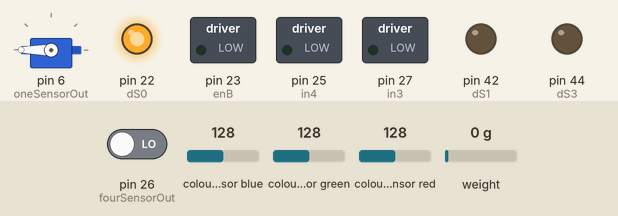
Simulated run of this sketch. Board: Arduino Mega 2560, built with avr-gcc and run on an emulated ATmega2560. Parts: servo, switched loads named in the sketch (green lamp = pin HIGH), output pins drawn as LEDs (lit = HIGH). Wiring (inferred from the names in the program): 3 × TCS3200 colour sensor: output pin 6, S2 pin 4, S3 pin 5, S0 pin 2, S1 pin 3 / output pin 11, S2 pin 9, S3 pin 10, S0 pin 7, S1 pin 8 / output pin 40, S2 pin 24, S3 pin 30, S0 pin 17, S1 pin 28. The inputs (shaded band) are chosen by the test bench; at power-on: pin 26 (fourSensorOut) LOW, colour sensor blue 128, colour sensor green 128, colour sensor red 128, weight on the scale 0 g. Pins used as bus, display or sensor lines are not drawn; what the sketch prints to the serial monitor is not drawn.

Above: at 3.5 s.
Timing chart, 0 to 10.4 s (numbered marks = the images above):
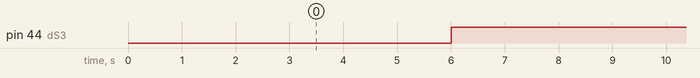

The sketch:

MERGED_FINAL_CODE_SCIENCE.ino
```cpp
//SPECTROSCOPY TEST
/*
    NITROGEN(N) RED
    Phosphorus(P) BLUE
    Potassium(K) PURPLE
    */
    //NITROGEN(N) RED,sensor01
    #define aS0 2
    #define aS1 3
    #define aS2 4
    #define aS3 5
    #define oneSensorOut 6
    //int led01=2;
    //int br01=50;

    //Phosphorus(P) BLUE,sensor 2
    #define bS0 7
    #define bS1 8
    #define bS2 9
    #define bS3 10
    #define twoSensorOut 11
    //int led02=3;
    //int br02=70;

    //Potassium(K) PURPLE,sensor 3
    #define cS0 17
    #define cS1 28
    #define cS2 38
    #define cS3 30
    #define threeSensorOut 40
    //int led03=4;
    //int br03=70;

    //sensor04,amino (A) blue
    #define dS0 22
    #define dS1 42
    #define dS2 24
    #define dS3 44
    #define fourSensorOut 26
    //int led04=5;
    //int br04=70;

    int frequency = 0;
     float R;
     float G;
     float B;
  signed int P ;

  //WATER CAPILLARY TEST
    int resval = 0;  // holds the value
    int respin = A0; // sensor pin used

  //load cell
  #include "HX711.h"

  #define DOUT  33
  #define CLK  32
  HX711 scale; //HX711 scale(7, 6);

  float calibration_factor = -761;
  float units;
  float ounces;

  //PUMP MOTOR
  #define enB 23
  #define in3 27
  #define in4 25

  //SERVO
  #include <Servo.h>
  Servo myservo;  // create servo object to control a servo


//  byte byteRead;
    char byteRead = Serial.read();

void setup() {
  // put your setup code here, to run once:
   //SPECTROSCOPY TEST
      pinMode(aS0, OUTPUT);
      pinMode(aS1, OUTPUT);
      pinMode(aS2, OUTPUT);
      pinMode(aS3, OUTPUT);
      pinMode(oneSensorOut, INPUT);
      //pinMode(led01,OUTPUT);
      //analogWrite(led01,br01);

      // Setting frequency-scaling to 20%
      digitalWrite(aS0,HIGH);
      digitalWrite(aS1,LOW);


      pinMode(bS0, OUTPUT);
      pinMode(bS1, OUTPUT);
      pinMode(bS2, OUTPUT);
      pinMode(bS3, OUTPUT);
      pinMode(twoSensorOut, INPUT);
      //pinMode(led02,OUTPUT);
      //analogWrite(led02,br02);

      // Setting frequency-scaling to 20%
      digitalWrite(bS0,HIGH);
      digitalWrite(bS1,LOW);

      pinMode(cS0, OUTPUT);
      pinMode(cS1, OUTPUT);
      pinMode(cS2, OUTPUT);
      pinMode(cS3, OUTPUT);
      pinMode(threeSensorOut, INPUT);
      //pinMode(led03,OUTPUT);
      //analogWrite(led03,br03);

      // Setting frequency-scaling to 20%
      digitalWrite(cS0,HIGH);
      digitalWrite(cS1,LOW);

      pinMode(dS0, OUTPUT);
      pinMode(dS1, OUTPUT);
      pinMode(dS2, OUTPUT);
      pinMode(dS3, OUTPUT);
      pinMode(fourSensorOut, INPUT);
     // pinMode(led04,OUTPUT);
      //analogWrite(led04,br04);
      digitalWrite(dS0,HIGH);
      digitalWrite(dS1,LOW);

      //load cell
       Serial.println("HX711 weighing");
       scale.set_scale(calibration_factor);

       scale.begin(DOUT, CLK);
       scale.set_scale();
       scale.tare();
       Serial.println("Readings:");

       //PUMP MOTOR
       pinMode(enB, OUTPUT);
       pinMode(in3, OUTPUT);
       pinMode(in4, OUTPUT);

       //SERVO
       myservo.attach(6);  // attaches the servo on pin 9 to the servo object
       myservo.write(180);

       Serial.begin(9600);
}

void loop() {
  // put your main code here, to run repeatedly:
//   Serial.print(byteRead);
spectro();
   while (Serial.available()) {
     char byteRead = Serial.read();
//       if(byteRead== 'a' ){
//          Serial.print(byteRead);
//          Serial.println();
//
//          Serial.println(byteRead);
//
//       }
        if(byteRead== 'c' ){
        for(int i=0;i<32766;i++){
          Serial.write(byteRead);
          //WATER CAPILLARY TEST
          Serial.print("Water capillary test reading= ");
          resval = analogRead(respin); //Read data from analog pin and store it to resval variable
          Serial.println(resval);
          delay(100);

          //PUMP MOTOR ON
            digitalWrite(in3,LOW);
            digitalWrite(in4,HIGH);
            analogWrite(enB,255);

            if(Serial.available()) {
              char i = Serial.read();
              if(i=='s'){
                break;
              }
            }
              delay(100);
            }
        }
       else if(byteRead== 'l' ){
          for(int i=0; i<32500; i++){
          Serial.write(byteRead);
          //load cell
          Serial.print("Reading:");
          units = scale.get_units(),10;

          ounces = units * 0.035274;
          Serial.print(units/1000);
          Serial.println(" grams");

          if(Serial.available()) {
              char i = Serial.read();
              if(i=='b'){
                break;
              }
            }

          delay(1000);

          }
       }
        else if(byteRead== 's' ){
            Serial.write(byteRead);
            digitalWrite(in3,LOW);
            digitalWrite(in4,LOW);
            analogWrite(enB,255);
        }
         else if(byteRead== 't' ){
            Serial.write(byteRead);
             myservo.write(90);// sets the servo position according to the scaled value
             delay(15); // waits for the servo to get there
         }
         else if(byteRead== 'p' ){
            Serial.print(byteRead);
            myservo.write(10);

         }
   }
}
void spectro() {
    //SPECTROSCOPY TEST
                  Serial.print("spectro one");//For  NITROGEN(N) RED
                  Serial.println();
                  // Setting red filtered photodiodes to be read
                  digitalWrite(aS2,LOW);
                  digitalWrite(aS3,LOW);
                  // Reading the output frequency
                  frequency = pulseIn(oneSensorOut, LOW);
                  // Printing the value on the serial monitor
                  Serial.print("R= ");//printing name
                  Serial.print(frequency);//printing RED color frequency
                  R=frequency;
                  Serial.print("  ");
                  delay(100);
                  // Setting Green filtered photodiodes to be read
                  digitalWrite(aS2,HIGH);
                  digitalWrite(aS3,HIGH);
                  // Reading the output frequency
                  frequency = pulseIn(oneSensorOut, LOW);
                  // Printing the value on the serial monitor
                  Serial.print("G= ");//printing name
                  Serial.print(frequency);//printing RED color frequency
                  G=frequency;
                  Serial.print("  ");
                  delay(100);
                  // Setting Blue filtered photodiodes to be read
                  digitalWrite(aS2,LOW);
                  digitalWrite(aS3,HIGH);
                  // Reading the output frequency
                  frequency = pulseIn(oneSensorOut, LOW);
                  // Printing the value on the serial monitor
                  Serial.print("B= ");//printing name
                  Serial.print(frequency);//printing RED color frequency
                  B=frequency;
                  Serial.println("  ");
                  delay(100);
                  P=R-B;
                  if(B<G&&B<R){

                     if (-1<P&&P<1){
                     Serial.println("Processing");
            //         Serial.println("Purple Opacity");
            //         Serial.print( abs((B+R)/P));

                     }else{
                    Serial.println("Processing");
            //         Serial.println("Blue Opacity");
            //  Serial.print(abs((B)/P));
              Serial.println();
                     }
                  }else if(G<B&&G<R){

                    Serial.println("Processing");
            //         Serial.println("Green Opacity ");
            //    Serial.print((abs(G-R)+abs(G-B))/2.0);
                 Serial.println();
                    }else if(R<B&&R<G){
                       if (-1<P && P<1){
                        Serial.println("Processing");
            //             Serial.println("Purple Opacity");
            //      Serial.print( abs((B+R)/P));
                   Serial.println();
                       } else{
                      Serial.println("NITROGEN DETECTED");
                       Serial.print("NITROGEN Opacity : ");
                Serial.print(abs(R*100/75));
                 Serial.println();
                      }

                    }else{
                      Serial.println("Processing");
                      }
                      delay(1000);

            Serial.println("  ");
            Serial.println("  ");


                  Serial.print("spectro two");//For Phosphorus(P) BLUE
                  Serial.println();
                       // Setting red filtered photodiodes to be read
                  digitalWrite(bS2,LOW);
                  digitalWrite(bS3,LOW);
                  // Reading the output frequency
                  frequency = pulseIn(twoSensorOut, LOW);
                  // Printing the value on the serial monitor
                  Serial.print("R= ");//printing name
                  Serial.print(frequency);//printing RED color frequency
                  R=frequency;
                  Serial.print("  ");
                  delay(100);
                  // Setting Green filtered photodiodes to be read
                  digitalWrite(bS2,HIGH);
                  digitalWrite(bS3,HIGH);
                  // Reading the output frequency
                  frequency = pulseIn(twoSensorOut, LOW);
                  // Printing the value on the serial monitor
                  Serial.print("G= ");//printing name
                  Serial.print(frequency);//printing RED color frequency
                  G=frequency;
                  Serial.print("  ");
                  delay(100);
                  // Setting Blue filtered photodiodes to be read
                  digitalWrite(bS2,LOW);
                  digitalWrite(bS3,HIGH);
                  // Reading the output frequency
                  frequency = pulseIn(twoSensorOut, LOW);
                  // Printing the value on the serial monitor
                  Serial.print("B= ");//printing name
                  Serial.print(frequency);//printing RED color frequency
                  B=frequency;
                  Serial.println("  ");
                  delay(100);
                  P=R-B;
                  if(B<G&&B<R){

                     if (-3<P&&P<3){
                     Serial.println("Processing");
            //         Serial.println("Purple Opacity");
            //         Serial.print( abs((B+R)/P));
                   Serial.println();

                     }else{
                    Serial.println("PHOSPHORUS DETECTED");
                     Serial.print("PHOSPHORUS Opacity : ");
             Serial.print(abs(B*100/75));
              Serial.println();
                    }
                  }else if(G<B&&G<R){

                    Serial.println("Processing");
            //         Serial.println("Green Opacity ");
            //    Serial.print((abs(G-R)+abs(G-B))/2.0);
                 Serial.println();
                    }else if(R<B&&R<G){
                       if (-3<P && P<3){
                        Serial.println("Processing");
            //             Serial.println("Purple Opacity");
            //      Serial.print( abs((B+R)/P));
                   Serial.println();
                       } else{
                      Serial.println("Processing");
            //           Serial.println("RED Opacity");
            //    Serial.print(abs(R/P));
                 Serial.println();
                      }

                    }else{
                      Serial.println("Processing");
                      }
                      delay(1000);


            Serial.println("  ");
            Serial.println("  ");


                  Serial.print("spectro three"); //  For  Potassium(K) PURPLE
                  Serial.println();
                       // Setting red filtered photodiodes to be read
                  digitalWrite(cS2,LOW);
                  digitalWrite(cS3,LOW);
                  // Reading the output frequency
                  frequency = pulseIn(threeSensorOut, LOW);
                  // Printing the value on the serial monitor
                  Serial.print("R= ");//printing name
                  Serial.print(frequency);//printing RED color frequency
                  R=frequency;
                  Serial.print("  ");
                  delay(100);
                  // Setting Green filtered photodiodes to be read
                  digitalWrite(cS2,HIGH);
                  digitalWrite(cS3,HIGH);
                  // Reading the output frequency
                  frequency = pulseIn(threeSensorOut, LOW);
                  // Printing the value on the serial monitor
                  Serial.print("G= ");//printing name
                  Serial.print(frequency);//printing RED color frequency
                  G=frequency;
                  Serial.print("  ");
                  delay(100);
                  // Setting Blue filtered photodiodes to be read
                  digitalWrite(cS2,LOW);
                  digitalWrite(cS3,HIGH);
                  // Reading the output frequency
                  frequency = pulseIn(threeSensorOut, LOW);
                  // Printing the value on the serial monitor
                  Serial.print("B= ");//printing name
                  Serial.print(frequency);//printing RED color frequency
                  B=frequency;
                  Serial.println("  ");
                  delay(100);
                  P=R-B;
                  if(B<G&&B<R){

                     if (-7<P&&P<7){
                     Serial.println("Pottasium DETECTED");
                     Serial.print("Pottasium Opacity : ");
                     Serial.print((((R+B)/2)*100)/3000);
                   Serial.println();

                     }else{
                    Serial.println("Processing");
            //         Serial.println("Blue Opacity");
            // Serial.print(abs((B)/P));
              Serial.println();
                    }
                  }else if(G<B&&G<R){

                    Serial.println("Processing");
            //         Serial.println("Green Opacity ");
            //    Serial.print((abs(G-R)+abs(G-B))/2.0);
                 Serial.println();
                    }else if(R<B&&R<G){
                       if (-20<P && P<20){
                        Serial.println("Pottasium DETECTED");
                         Serial.print("Pottasium Opacity : ");
                  Serial.print((((R+B)/2)*100)/3000);
                   Serial.println();
                       } else{
                      Serial.println("Processing");
            //           Serial.println("RED Opacity");
            //    Serial.print(abs(R/P));
                 Serial.println();
                      }

                    }else{
                      Serial.println("Processing");
                      }
                      delay(1000);
                      Serial.println("  ");
                      Serial.println("  ");

                      Serial.print("spectro four");//For Amonia(P) BLUE
                  Serial.println();
                       // Setting red filtered photodiodes to be read
                  digitalWrite(dS2,LOW);
                  digitalWrite(dS3,LOW);
                  // Reading the output frequency
                  frequency = pulseIn(fourSensorOut, LOW);
                  // Printing the value on the serial monitor
                  Serial.print("R= ");//printing name
                  Serial.print(frequency);//printing RED color frequency
                  R=frequency;
                  Serial.print("  ");
                  delay(100);
                  // Setting Green filtered photodiodes to be read
                  digitalWrite(dS2,HIGH);
                  digitalWrite(dS3,HIGH);
                  // Reading the output frequency
                  frequency = pulseIn(fourSensorOut, LOW);
                  // Printing the value on the serial monitor
                  Serial.print("G= ");//printing name
                  Serial.print(frequency);//printing RED color frequency
                  G=frequency;
                  Serial.print("  ");
                  delay(100);
                  // Setting Blue filtered photodiodes to be read
                  digitalWrite(dS2,LOW);
                  digitalWrite(dS3,HIGH);
                  // Reading the output frequency
                  frequency = pulseIn(fourSensorOut, LOW);
                  // Printing the value on the serial monitor
                  Serial.print("B= ");//printing name
                  Serial.print(frequency);//printing RED color frequency
                  B=frequency;
                  Serial.println("  ");
                  delay(100);
                  P=R-B;
                  if(B<G&&B<R){

                     if (-3<P&&P<3){
                     Serial.println("Processing");
            //         Serial.println("Purple Opacity");
            //         Serial.print( abs((B+R)/P));
                   Serial.println();

                     }else{
                    Serial.println("Amonia DETECTED");
                     Serial.print("Amonia Opacity : ");
             Serial.print(abs(B*100/75));
              Serial.println();
                    }
                  }else if(G<B&&G<R){

                    Serial.println("Processing");
            //         Serial.println("Green Opacity ");
            //    Serial.print((abs(G-R)+abs(G-B))/2.0);
                 Serial.println();
                    }else if(R<B&&R<G){
                       if (-3<P && P<3){
                        Serial.println("Processing");
            //             Serial.println("Purple Opacity");
            //      Serial.print( abs((B+R)/P));
                   Serial.println();
                       } else{
                      Serial.println("Processing");
            //           Serial.println("RED Opacity");
            //    Serial.print(abs(R/P));
                 Serial.println();
                      }

                    }else{
                      Serial.println("Processing");
                      }

            Serial.println();
  }
```

Measured:
- by itself, pin 44 (dS3): alternates HIGH for 6.1 s and LOW for 1.1 s
